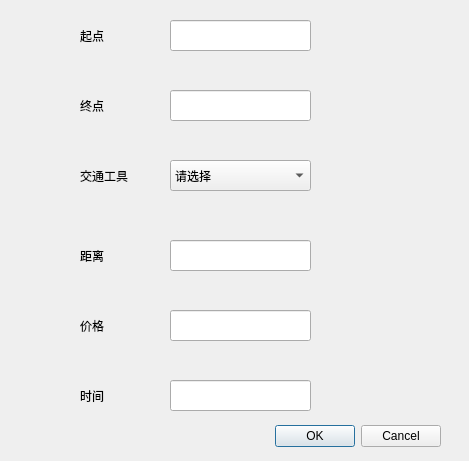
<?xml version="1.0" encoding="UTF-8"?>
<ui version="4.0">
 <class>modifypath</class>
 <widget class="QDialog" name="modifypath">
  <property name="geometry">
   <rect>
    <x>0</x>
    <y>0</y>
    <width>469</width>
    <height>461</height>
   </rect>
  </property>
  <property name="windowTitle">
   <string>Dialog</string>
  </property>
  <widget class="QDialogButtonBox" name="buttonBox">
   <property name="geometry">
    <rect>
     <x>100</x>
     <y>420</y>
     <width>341</width>
     <height>32</height>
    </rect>
   </property>
   <property name="orientation">
    <enum>Qt::Horizontal</enum>
   </property>
   <property name="standardButtons">
    <set>QDialogButtonBox::Cancel|QDialogButtonBox::Ok</set>
   </property>
  </widget>
  <widget class="QLineEdit" name="cost">
   <property name="geometry">
    <rect>
     <x>170</x>
     <y>310</y>
     <width>141</width>
     <height>31</height>
    </rect>
   </property>
  </widget>
  <widget class="QLabel" name="label_6">
   <property name="geometry">
    <rect>
     <x>80</x>
     <y>380</y>
     <width>91</width>
     <height>31</height>
    </rect>
   </property>
   <property name="text">
    <string>时间</string>
   </property>
  </widget>
  <widget class="QLineEdit" name="dist">
   <property name="geometry">
    <rect>
     <x>170</x>
     <y>240</y>
     <width>141</width>
     <height>31</height>
    </rect>
   </property>
  </widget>
  <widget class="QLineEdit" name="end">
   <property name="geometry">
    <rect>
     <x>170</x>
     <y>90</y>
     <width>141</width>
     <height>31</height>
    </rect>
   </property>
  </widget>
  <widget class="QLabel" name="label_4">
   <property name="geometry">
    <rect>
     <x>80</x>
     <y>240</y>
     <width>81</width>
     <height>31</height>
    </rect>
   </property>
   <property name="text">
    <string>距离</string>
   </property>
  </widget>
  <widget class="QLabel" name="label_2">
   <property name="geometry">
    <rect>
     <x>80</x>
     <y>90</y>
     <width>71</width>
     <height>31</height>
    </rect>
   </property>
   <property name="text">
    <string>终点</string>
   </property>
  </widget>
  <widget class="QLineEdit" name="start">
   <property name="geometry">
    <rect>
     <x>170</x>
     <y>20</y>
     <width>141</width>
     <height>31</height>
    </rect>
   </property>
  </widget>
  <widget class="QLabel" name="label_3">
   <property name="geometry">
    <rect>
     <x>80</x>
     <y>160</y>
     <width>71</width>
     <height>31</height>
    </rect>
   </property>
   <property name="text">
    <string>交通工具</string>
   </property>
  </widget>
  <widget class="QLineEdit" name="time">
   <property name="geometry">
    <rect>
     <x>170</x>
     <y>380</y>
     <width>141</width>
     <height>31</height>
    </rect>
   </property>
  </widget>
  <widget class="QLabel" name="label_5">
   <property name="geometry">
    <rect>
     <x>80</x>
     <y>310</y>
     <width>81</width>
     <height>31</height>
    </rect>
   </property>
   <property name="text">
    <string>价格</string>
   </property>
  </widget>
  <widget class="QLabel" name="label">
   <property name="geometry">
    <rect>
     <x>80</x>
     <y>20</y>
     <width>81</width>
     <height>31</height>
    </rect>
   </property>
   <property name="text">
    <string>起点</string>
   </property>
  </widget>
  <widget class="QComboBox" name="method">
   <property name="geometry">
    <rect>
     <x>170</x>
     <y>160</y>
     <width>141</width>
     <height>31</height>
    </rect>
   </property>
   <item>
    <property name="text">
     <string>请选择</string>
    </property>
   </item>
   <item>
    <property name="text">
     <string>飞机</string>
    </property>
   </item>
   <item>
    <property name="text">
     <string>火车</string>
    </property>
   </item>
  </widget>
 </widget>
 <resources/>
 <connections>
  <connection>
   <sender>buttonBox</sender>
   <signal>accepted()</signal>
   <receiver>modifypath</receiver>
   <slot>accept()</slot>
   <hints>
    <hint type="sourcelabel">
     <x>248</x>
     <y>254</y>
    </hint>
    <hint type="destinationlabel">
     <x>157</x>
     <y>274</y>
    </hint>
   </hints>
  </connection>
  <connection>
   <sender>buttonBox</sender>
   <signal>rejected()</signal>
   <receiver>modifypath</receiver>
   <slot>reject()</slot>
   <hints>
    <hint type="sourcelabel">
     <x>316</x>
     <y>260</y>
    </hint>
    <hint type="destinationlabel">
     <x>286</x>
     <y>274</y>
    </hint>
   </hints>
  </connection>
 </connections>
</ui>
